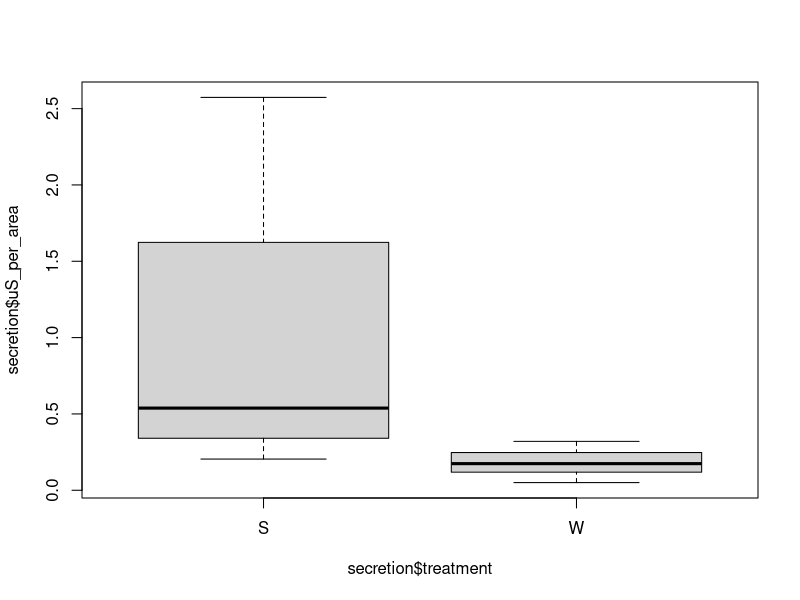
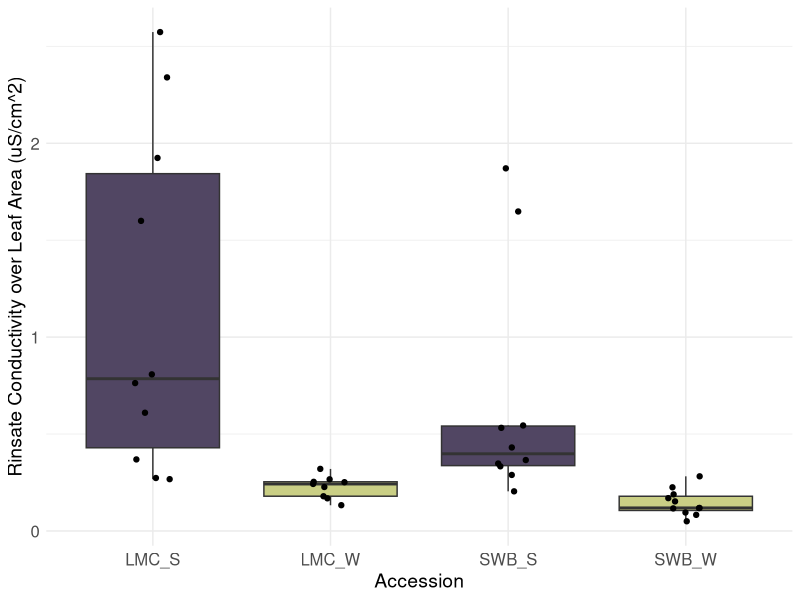

Write R code to recreate these figures, in order. (Note: this script raises an error after producing the figures.)
# Test whether LMC and SWB secrete salt from the leaf surface differentially

# load required packages
require(readxl)
require(tidyr)
require(dplyr)
require(ggplot2)
# read in salt secretion conductivity and leaf area data
setwd("~/Documents/GitHub/Leaf-surface-traits-2024/")

secretion <- read_xlsx(
  path = './Data/secretion_test_LMC_SWB.xlsx', # Change path here
  sheet = 'Secretion_test') %>% mutate(geno = as.factor(geno), shriveled = shriveled=="Y")

# Make separate treatment and replicate columns
secretion$treatment <- substr(secretion$trt_rep, 0, 1)
secretion$rep <- substr(secretion$trt_rep, 2, 1000000L)

# add columns for uS/cm^2 and TDS/cm^2. uS and TDS are not 1:1 with NaCl but hopefully an okay proxy
secretion$uS_per_area <- secretion$conductivity/secretion$leaf_area_cm
secretion$tds_per_area <- secretion$tds/secretion$leaf_area_cm

boxplot(data=secretion[secretion$treatment != "m",], secretion$uS_per_area ~ secretion$treatment)

secretion$geno_trt <- paste(secretion$geno, secretion$treatment, sep="_")

secretion %>%
  filter(treatment != "m") %>%
  ggplot() +
  aes(x = geno_trt, fill = geno_trt, y = uS_per_area) +
  geom_boxplot(outliers = F) +
  geom_jitter(position=position_jitter(0.1)) +
  # Labels
  scale_x_discrete(name = 'Accession') +
  scale_y_continuous(
    name = 'Rinsate Conductivity over Leaf Area (uS/cm^2)', 
  ) +
  # Style
  scale_fill_manual(values = c('#514663', '#cacf85', '#514663', '#cacf85')) +
  theme_minimal() +
  theme(
    legend.position = "none",
    axis.text = element_text(size=12),
    axis.title = element_text(size=14),
  )
tds_per_area